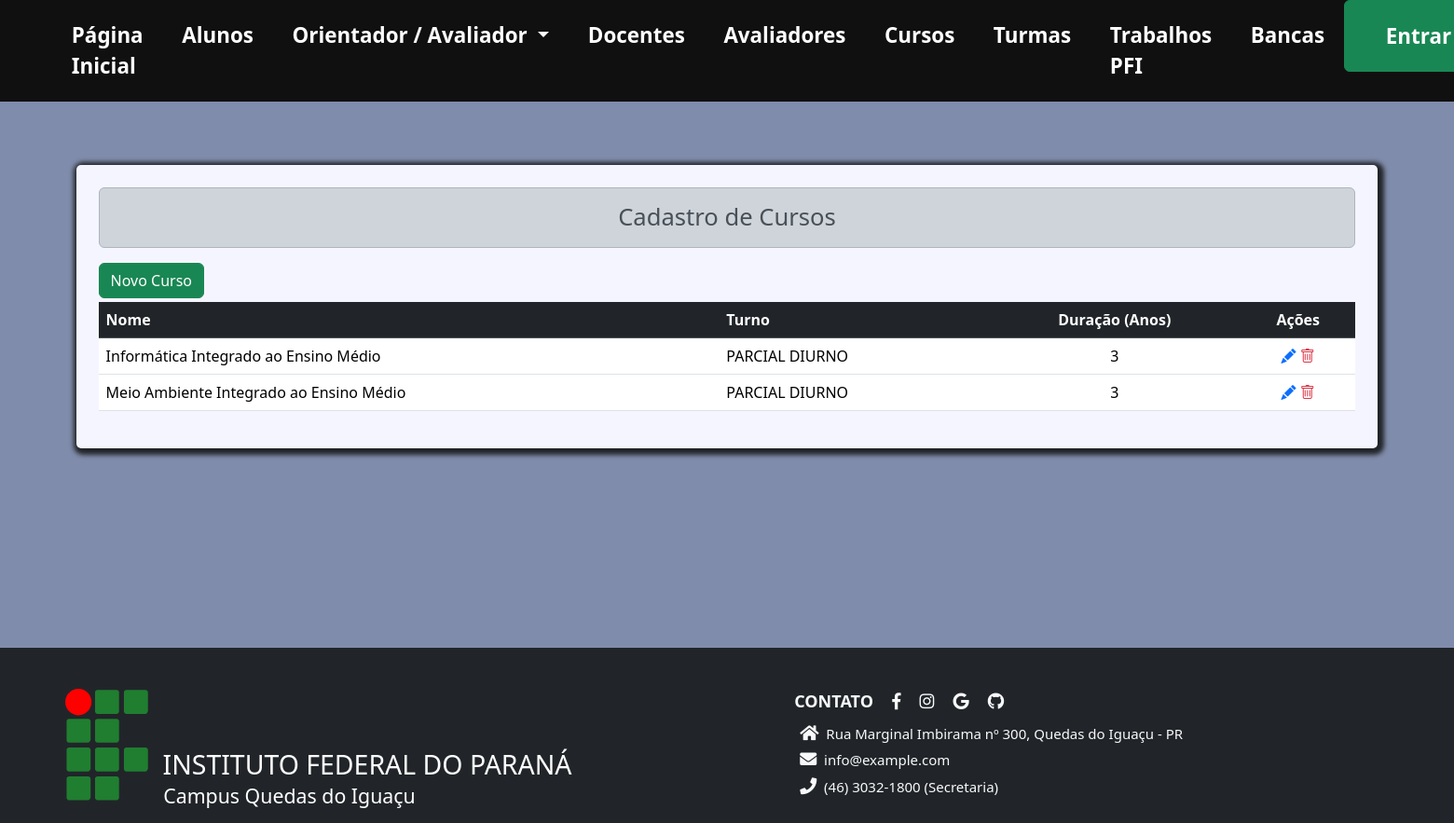
/cursos/listar/, run on the app's committed database.
### pfi/models.py (models this page shows, shortened)
class Curso(models.Model):
    nome = models.CharField(max_length=150, null=False, blank=False)
    nome_curso_abreviado = models.CharField(max_length=50, null=True, blank=True)
    descricao = models.TextField(max_length=500, null=True, blank=True)
    nivel = models.CharField(max_length=50, null=True, blank=True)
    modalidade = models.CharField(max_length=50, null=True, blank=True)
    turno = models.CharField(max_length=50, null=False, blank=False)
    duracao = models.PositiveSmallIntegerField(validators=[MinValueValidator(1), MaxValueValidator(6)])
    carga_horaria = models.IntegerField(validators=[MinValueValidator(100), MaxValueValidator(5000)])
    ativo = models.BooleanField(default=True)

### pfi/views.py (the view)
# urls.py: path('cursos/listar/', views.ListCursos.as_view(), name='cursos'),
class ListCursos(ListView):
    template_name = 'cursos.html'
    model = Curso
    context_object_name = 'cursos'
    extra_context = {'form_titulo':'Cadastro de Cursos'}

### pfi/templates/cursos.html
{% extends 'page.html' %}
{% block conteudo %}
<div class="content container ">
    <h2 class="text-center alert alert-dark">
        {{form_titulo}}
    </h2>
    <div class="row">
        <div>
            <a class="btn btn-success" href="{% url 'new_curso'%}">Novo Curso</a>
        </div>
        <div class="col-md-12 mt-1">
            <table class="table table-hover">
                <thead class='table-dark'>
                    <tr>
                        <th class="">Nome</th>
                        <th>Turno</th>
                        <th class="text-center">Duração (Anos)</th>
                        <th class="text-center" >Ações</th>
                    </tr>
                </thead>
                <tbody class='bg-light'>
                    {% for curso in cursos %}
                    <tr>
                        <td>{{curso.nome}}</td>
                        <td>{{curso.turno}}</td>
                        <td class="text-center">{{curso.duracao}}</td>
                        <td class="text-center">
                            <a class="text-primary"  href="{% url 'update_curso' curso.pk%}">
                                <i class="bi bi-pencil-fill"></i>
                            </a>
                            <a class="text-danger" href="{% url 'delete_curso' curso.pk%}">
                                <i class="bi bi-trash"></i>
                            </a>
                        </td>
                    </tr>
                    {%empty%}
                    <p>Nenhum curso cadastrado!</p>
                    {% endfor %}
                </tbody>
            </table>
        </div>
    </div>
</div>
{% endblock conteudo %}

### pfi/static/estilo.css (style rules this page uses)
*, *:after, *:before { margin: 0; padding: 0; box-sizing: border-box; text-decoration: none; }
:root { --spacing: 1.5rem; --clr-white: rgb(245, 245, 255); }
body { background: #808cab; }
h2 { font-size: 1.6rem; }
.content { max-width: 90%; margin: calc(var(--spacing) * 2) auto; padding: var(--spacing); background: var(--clr-white); box-shadow: 2px 2px 5px 5px; border-radius: 5px; }
.table a { text-decoration: none; }

### data on the page
Curso: nome "Informática Integrado ao Ensino Médio", turno "PARCIAL DIURNO", duracao "3"
Curso: nome "Meio Ambiente Integrado ao Ensino Médio", turno "PARCIAL DIURNO", duracao "3"
